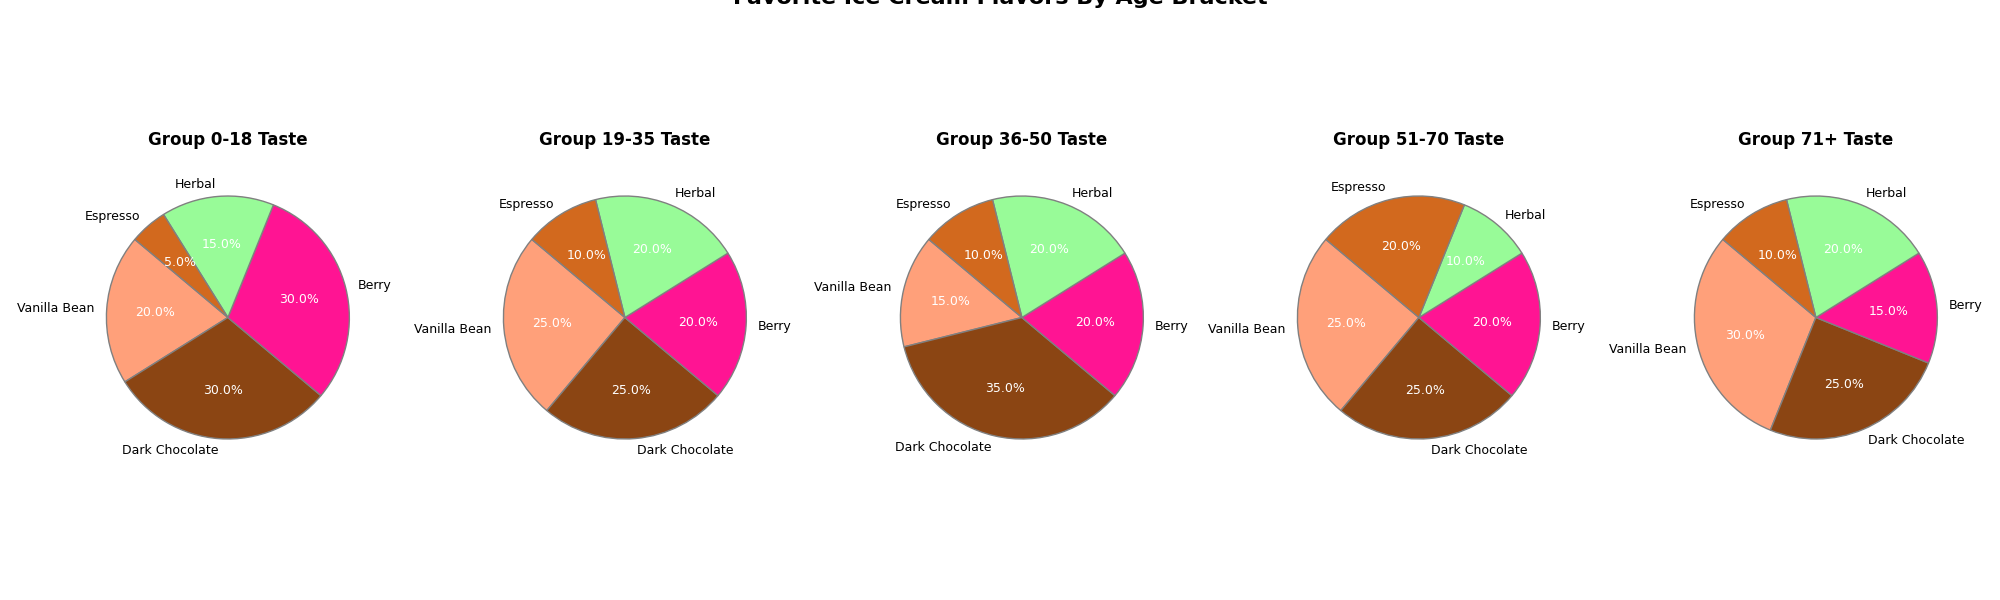

Recreate this plot in Python.
import matplotlib.pyplot as plt

# Changed age group labels
age_groups = ['Under 18', '19-35', '36-50', '51 and up', '71 plus']
# Changed flavor labels
flavors = ['Vanilla Bean', 'Dark Chocolate', 'Berry', 'Herbal', 'Espresso']

# Randomly altered data within each age group remains the same
data = {
    '0-18': [20, 30, 30, 15, 5],
    '19-35': [25, 25, 20, 20, 10],
    '36-50': [15, 35, 20, 20, 10],
    '51-70': [25, 25, 20, 10, 20],
    '71+': [30, 25, 15, 20, 10]
}

colors = ['#FFA07A', '#8B4513', '#FF1493', '#98FB98', '#D2691E']

fig, axs = plt.subplots(1, 5, figsize=(20, 6), subplot_kw=dict(aspect='equal'))

for ax, (age, percentages) in zip(axs, data.items()):
    wedges, texts, autotexts = ax.pie(
        percentages, labels=flavors, autopct='%1.1f%%', startangle=140,
        colors=colors, textprops={'fontsize': 9}, wedgeprops={'edgecolor': 'gray'}
    )
    # Changed pie chart titles
    ax.set_title(f'Group {age} Taste', fontsize=12, weight='bold', pad=15)
    for autotext in autotexts:
        autotext.set_color('white')

# Changed the main chart title
plt.suptitle('Favorite Ice Cream Flavors By Age Bracket', 
             fontsize=16, weight='bold', y=1.02)

plt.tight_layout()
plt.show()
